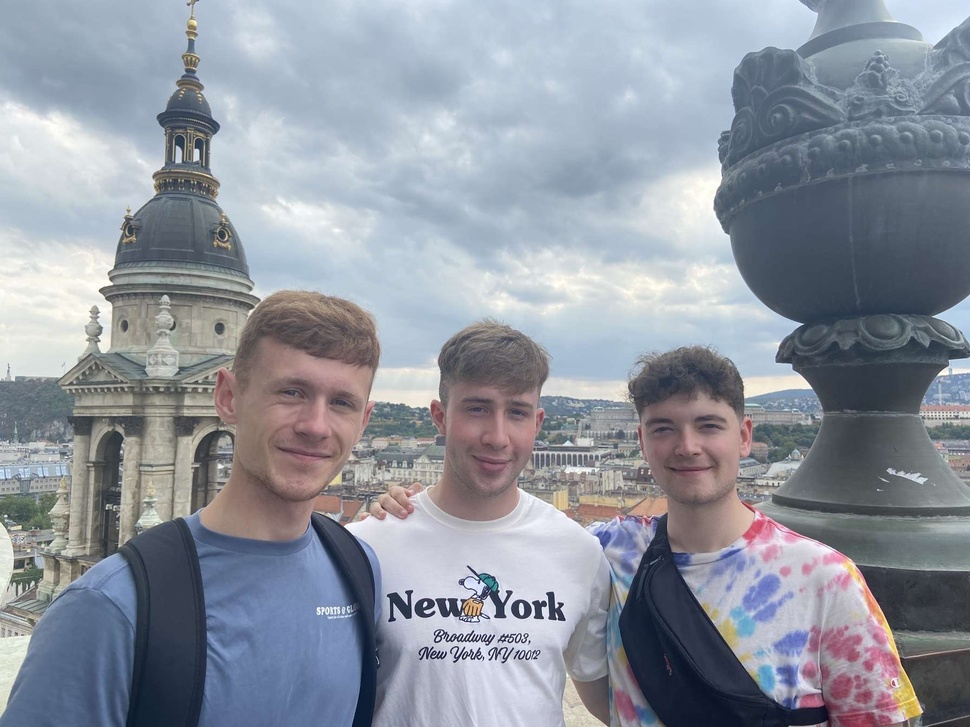
#> input picture Code/images/budapest.JPG, 970 x 727 px, shrunk from 1792 x 1344 before the run
$ python Mouth.py
#> lines starting #> are read from the running program, lines starting #| are printed output that depends on the picture; after the words box and inside, x2 and y2 are one past the last pixel; in counts of white or black regions, pixels touching at a corner belong together
import numpy as np
import cv2

mouthClassifierFile = 'haarcascade_mcs_mouth.xml'

mouthClassifier = cv2.CascadeClassifier(f'cascadeClassifiers/{mouthClassifierFile}')

fileName = 'budapest.JPG'
img = cv2.imread(f'images/{fileName}')
#> img is the input picture: shape (727, 970, 3); mean B, G, R 159.3, 148.7, 143
gray = cv2.cvtColor(img, cv2.COLOR_BGR2GRAY)
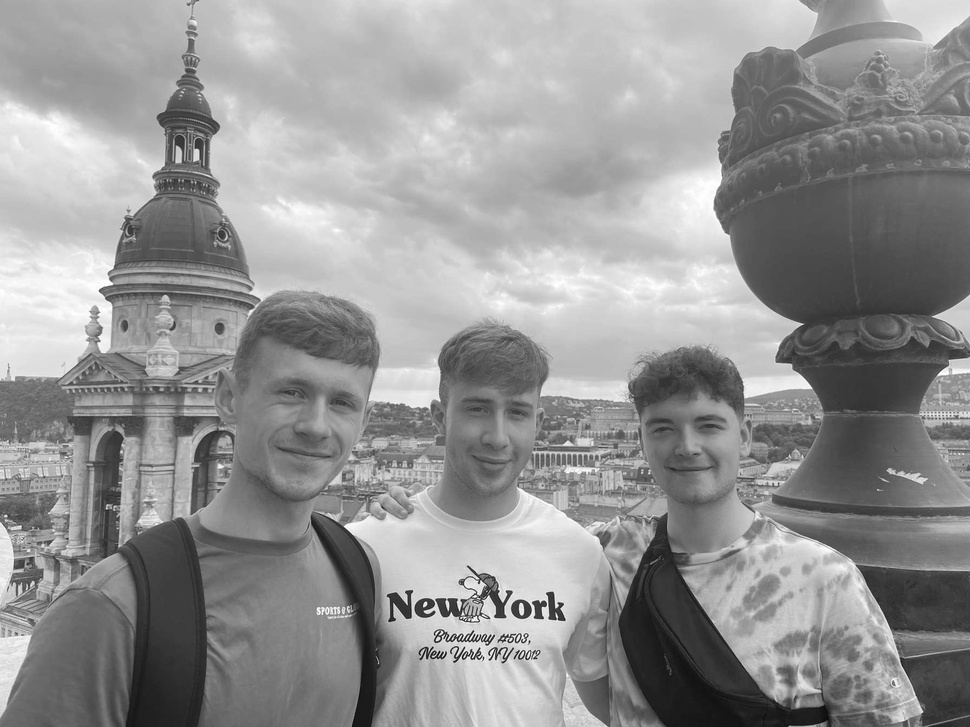
#> gray: shape (727, 970); min 7, max 255, mean 148.2

mouths = mouthClassifier.detectMultiScale(gray, scaleFactor=1.3, minNeighbors=3, minSize=(30, 30))
#> mouths = [[261, 380, 63, 38], [450, 394, 55, 33], [683, 411, 55, 33], [465, 446, 56, 34], [275, 440, 65, 39], [666, 457, 55, 33], [460, 474, 55, 33], [264, 486, 55, 33], [673, 490, 55, 33], [658, 449, 71, 43]]

if len(mouths) == 0:
    print("No Face Found")
else:
    for (x, y, w, h) in mouths:
        cv2.rectangle(img, (x, y), (x + w, y + h), (127, 0, 255), 2)
        cv2.imshow('img', img)
#> this loop made 10 passes
#> pass 2, `cv2.imshow('img', img)`:
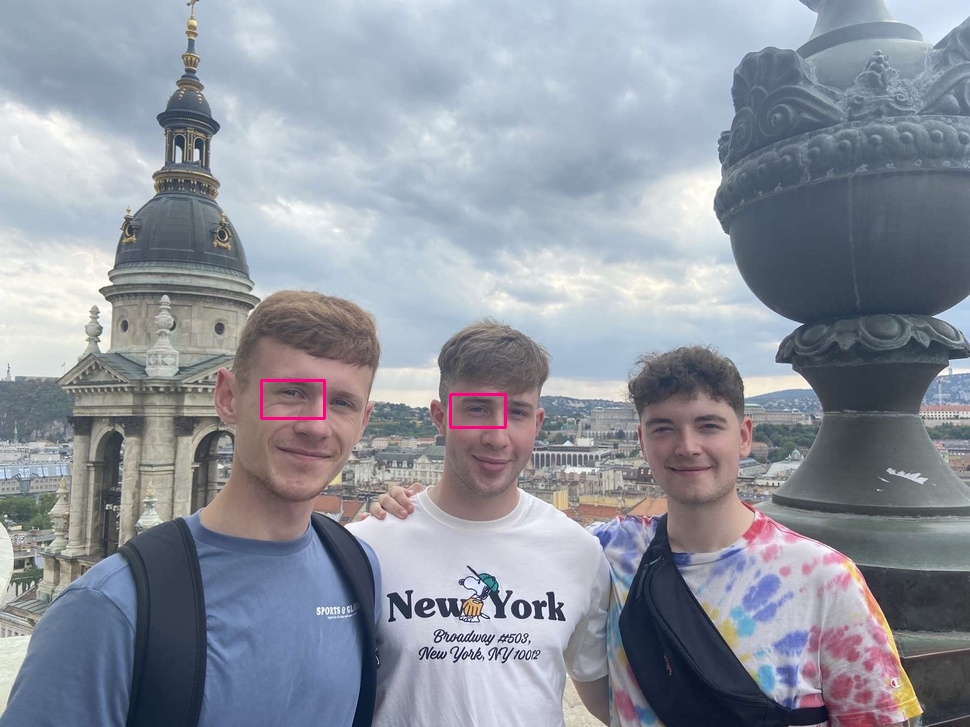
#> window 'img': shape (727, 970, 3); mean B, G, R 159.3, 148.5, 143.2
#> after the loop:
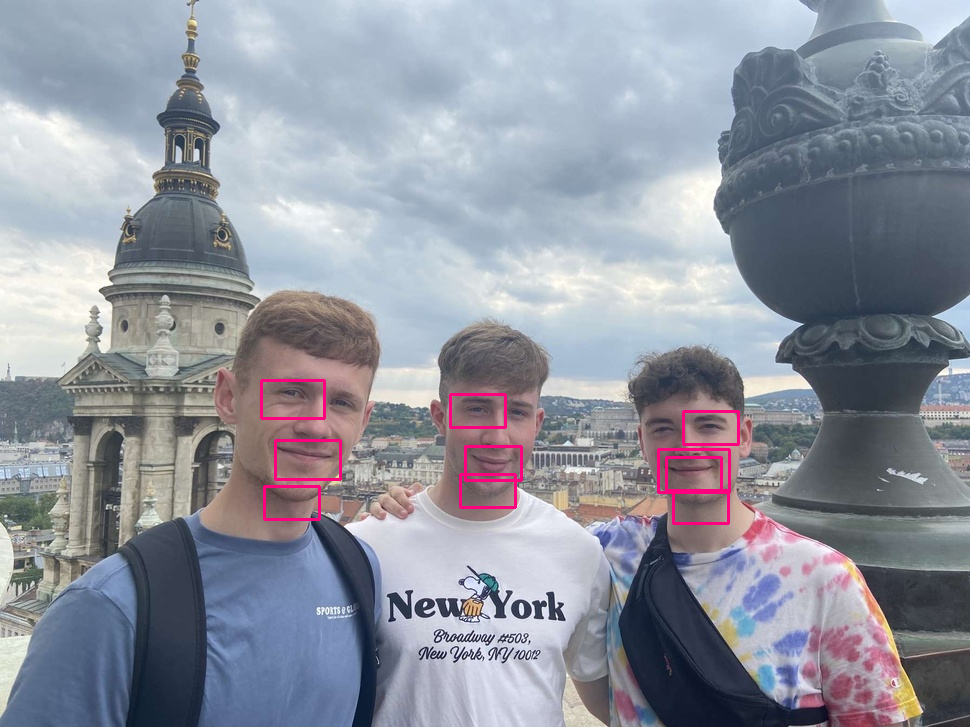
#> img: shape (727, 970, 3); 0.76% of pixels changed, all inside (x1, y1, x2, y2) = (260, 379, 740, 525)

    cv2.waitKey(0)

    mouthClassifierOutput = mouthClassifierFile.split(".")
    outputFileName = fileName.split('.')
    cv2.imwrite(f'outputImages/{outputFileName[0]}-{mouthClassifierOutput[0]}.png', img)

    cv2.destroyAllWindows()

$ run again, with Code/images/amsterdam2.JPG copied over Code/images/budapest.JPG
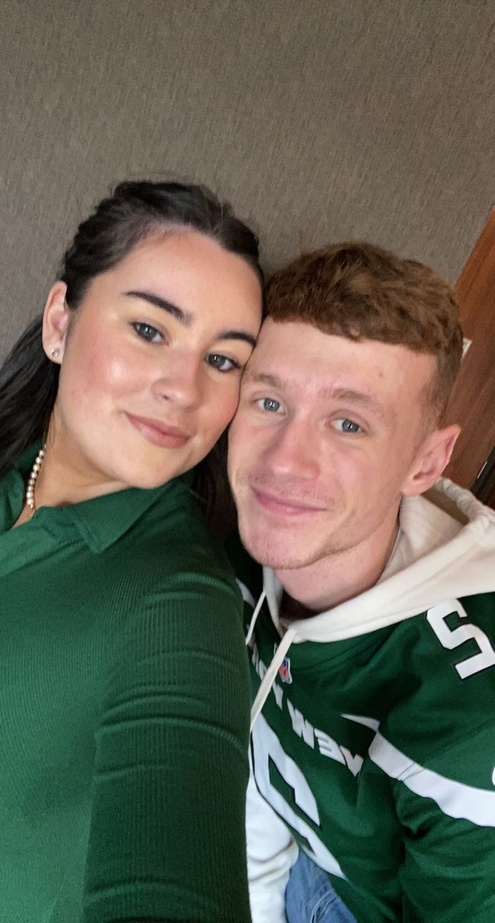
#> input picture Code/images/amsterdam2.JPG, 495 x 923 px, shrunk from 914 x 1706 before the run
#> img is the input picture: shape (923, 495, 3); mean B, G, R 84, 97.7, 99.4
#> `gray = cv2.cvtColor(img, cv2.COLOR_BGR2GRAY)`:
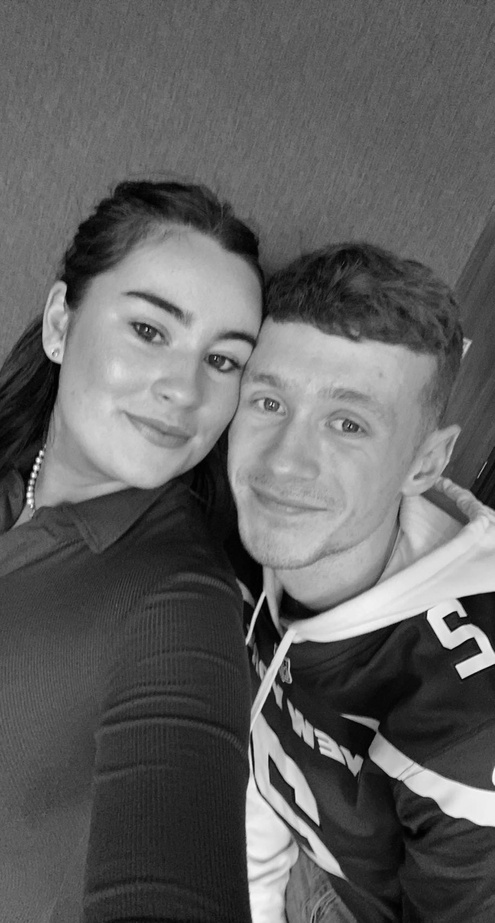
#> gray: shape (923, 495); min 0, max 253, mean 96.7
#> mouths = [[141, 428, 55, 33], [246, 488, 93, 56]]
#> the loop `for (x, y, w, h) in mouths:` made 2 passes
#> pass 2, `cv2.imshow('img', img)`:
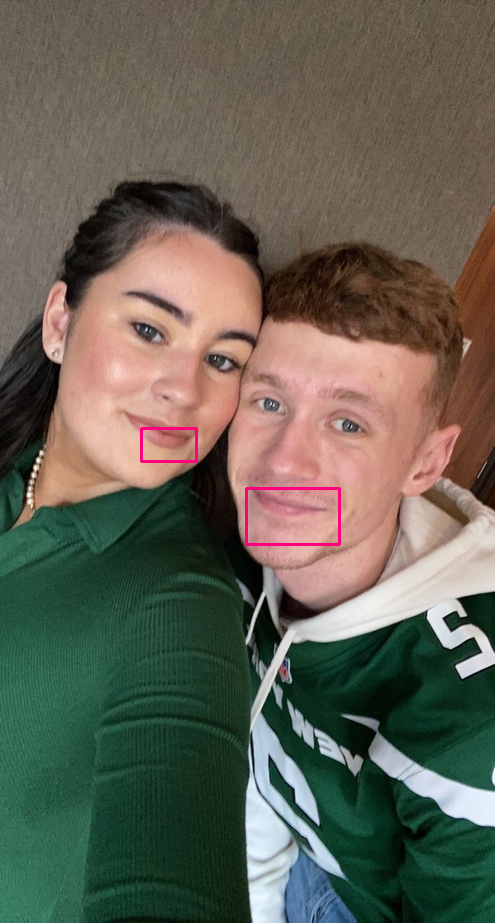
#> window 'img': shape (923, 495, 3); mean B, G, R 84, 97.3, 99.5

$ run again, with Code/images/amsterdam3.JPG copied over Code/images/budapest.JPG
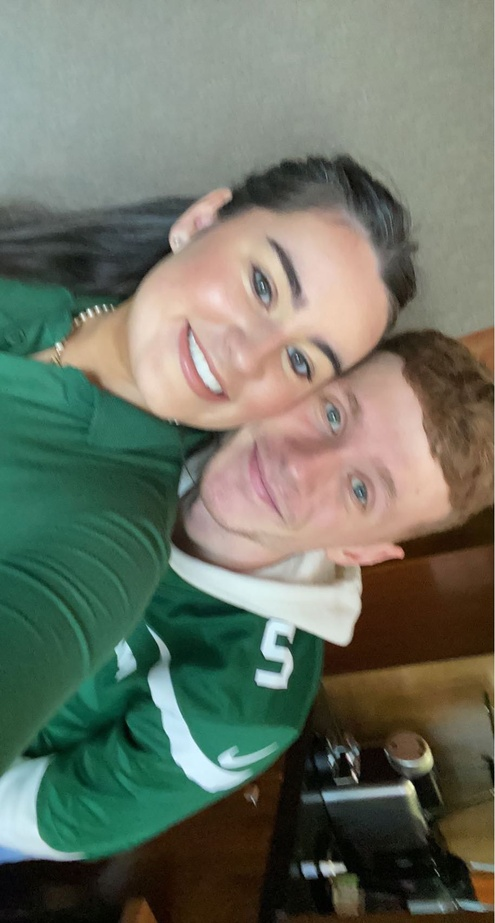
#> input picture Code/images/amsterdam3.JPG, 495 x 923 px, shrunk from 915 x 1706 before the run
#> img is the input picture: shape (923, 495, 3); mean B, G, R 100.7, 115.1, 108.3
#> `gray = cv2.cvtColor(img, cv2.COLOR_BGR2GRAY)`:
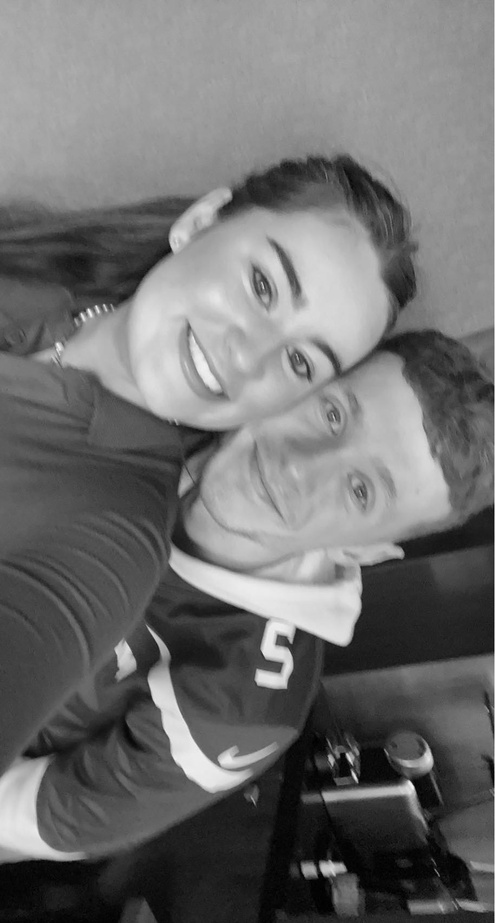
#> gray: shape (923, 495); min 0, max 249, mean 111.4
#> mouths = [[56, 251, 55, 33]]
#> the loop `for (x, y, w, h) in mouths:` made 1 pass
#> pass 1, `cv2.imshow('img', img)`:
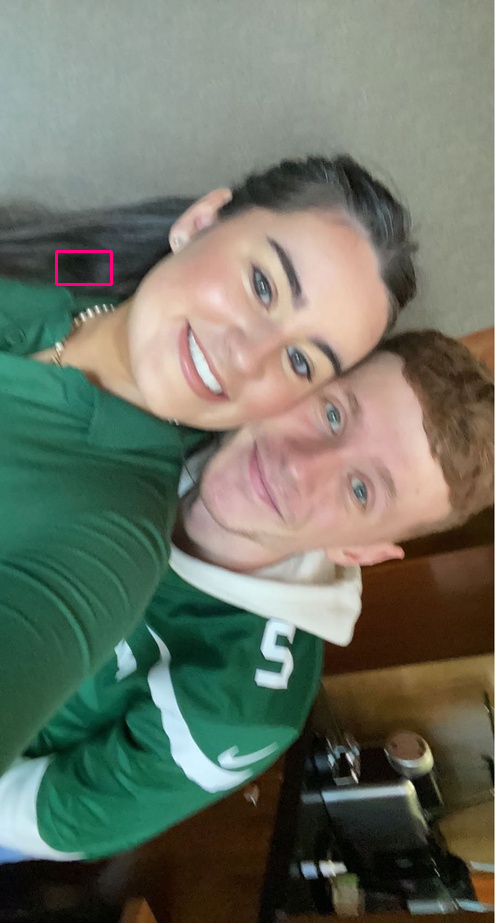
#> window 'img': shape (923, 495, 3); mean B, G, R 100.8, 115, 108.5

$ run again, with Code/images/andy.jpg copied over Code/images/budapest.JPG
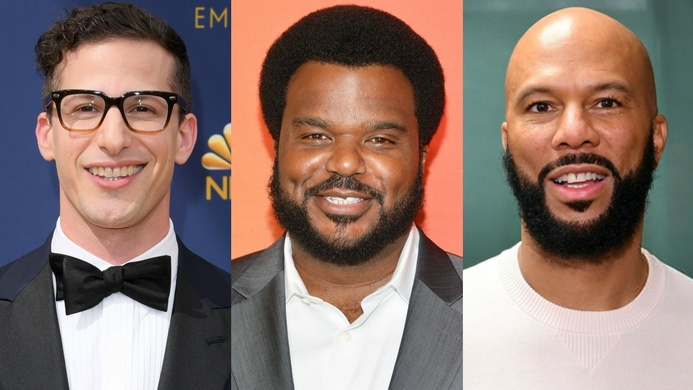
#> input picture Code/images/andy.jpg, 693 x 390 px, shrunk from 1280 x 720 before the run
#> img is the input picture: shape (390, 693, 3); mean B, G, R 110.1, 118.4, 140.8
#> `gray = cv2.cvtColor(img, cv2.COLOR_BGR2GRAY)`:
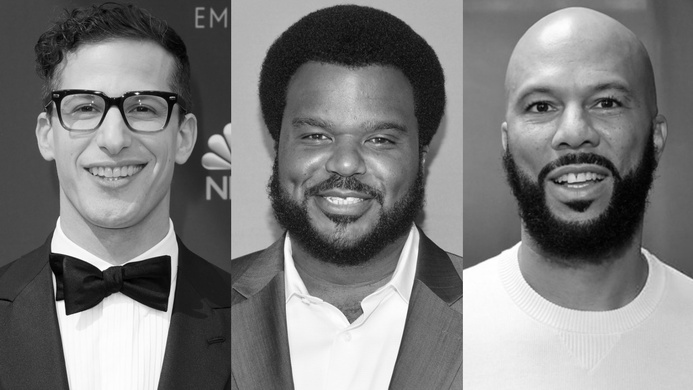
#> gray: shape (390, 693); min 0, max 255, mean 124.2
#> mouths = 13 rows, first 6: [507, 93, 62, 38], [57, 110, 55, 33], [354, 126, 57, 34], [287, 125, 58, 35], [78, 156, 72, 43], [543, 162, 70, 42]
#> the loop `for (x, y, w, h) in mouths:` made 13 passes
#> after the loop `for (x, y, w, h) in mouths:`:
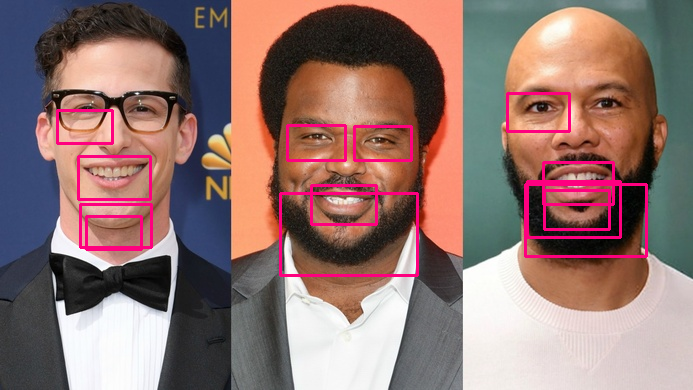
#> img: shape (390, 693, 3); 3.38% of pixels changed, all inside (x1, y1, x2, y2) = (56, 92, 648, 277)
